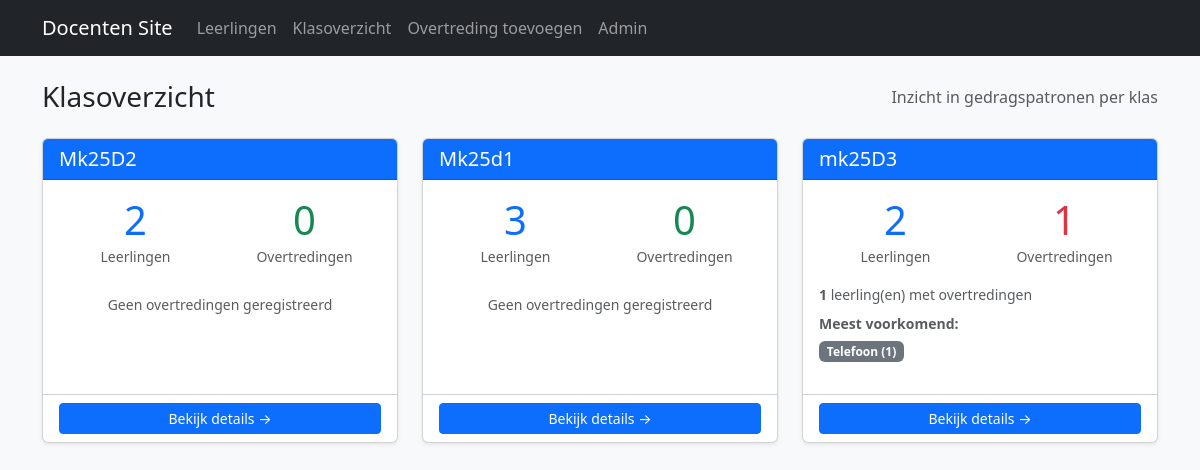
The page /klassen/ on the database as committed earlier.
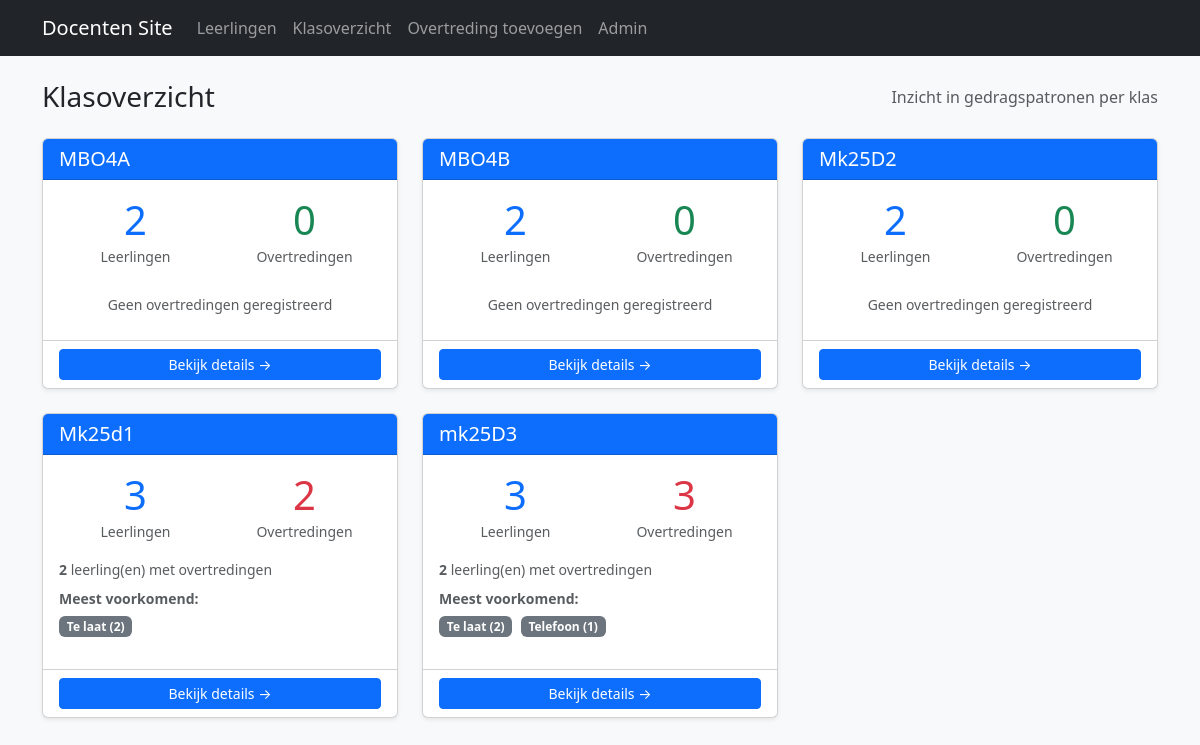
The same page on the database as committed later.
### core/models.py (models this page shows, shortened)
class SchoolClass(models.Model):
    name = models.CharField(max_length=50, unique=True)  # bijv. "MBO4A"

class ViolationType(models.Model):
    name = models.CharField(max_length=120, unique=True)   # "Te laat", "Telefoon"
    severity = models.PositiveSmallIntegerField(default=1) # 1-5
    allow_free_text_amount = models.BooleanField(
        default=False,
        help_text="Bijv. te laat komen: docent kan minuten invullen."
    )

### core/views.py (the view)
# urls.py: path("klassen/", views.class_overview, name="class_overview"),
def class_overview(request):
    classes = SchoolClass.objects.annotate(
        total_students=Count('students'),
        total_violations=Count('students__violations'),
        students_with_violations=Count('students', filter=Q(students__violations__isnull=False), distinct=True)
    ).order_by('name')
    classes_with_stats = []
    for school_class in classes:
        violations = Violation.objects.filter(student__school_class=school_class)
        violations_by_type = violations.values('violation_type__name').annotate(
            count=Count('id')
        ).order_by('-count')
        top_violations = violations_by_type[:5]
        top_students = Student.objects.filter(
            school_class=school_class
        ).annotate(
            violation_count=Count('violations')
        ).filter(
            violation_count__gt=0
        ).order_by('-violation_count')[:5]
        classes_with_stats.append({
            'class': school_class,
            'total_students': school_class.total_students,
            'total_violations': school_class.total_violations,
            'students_with_violations': school_class.students_with_violations,
            'violations_by_type': top_violations,
            'top_students': top_students,
        })
    return render(request, "core/class_overview.html", {
        "classes_with_stats": classes_with_stats,
    })

### core/templates/core/class_overview.html (shortened to what this page needs)
{% extends "core/base.html" %}
{% block content %}
<div class="d-flex justify-content-between align-items-center mb-4">
  <h1 class="h3 mb-0">Klasoverzicht</h1>
  <p class="text-muted mb-0">Inzicht in gedragspatronen per klas</p>
</div>
{% if classes_with_stats %}
  <div class="row g-4">
    {% for stats in classes_with_stats %}
      <div class="col-12 col-md-6 col-lg-4">
        <div class="card shadow-sm h-100">
          <div class="card-header bg-primary text-white">
            <h5 class="card-title mb-0">{{ stats.class.name }}</h5>
          </div>
          <div class="card-body">
            <div class="row g-3 mb-3">
              <div class="col-6">
                <div class="text-center">
                  <div class="display-6 text-primary">{{ stats.total_students }}</div>
                  <small class="text-muted">Leerlingen</small>
                </div>
              </div>
              <div class="col-6">
                <div class="text-center">
                  <div class="display-6 {% if stats.total_violations > 0 %}text-danger{% else %}text-success{% endif %}">
                    {{ stats.total_violations }}
                  </div>
                  <small class="text-muted">Overtredingen</small>
                </div>
              </div>
            </div>
            {% if stats.total_violations > 0 %}
              <div class="mb-3">
                <small class="text-muted d-block mb-2">
                  <strong>{{ stats.students_with_violations }}</strong> leerling(en) met overtredingen
                </small>
                {% if stats.violations_by_type %}
                  <div class="mb-2">
                    <small class="text-muted d-block mb-1"><strong>Meest voorkomend:</strong></small>
                    {% for vtype in stats.violations_by_type|slice:":3" %}
                      <span class="badge bg-secondary me-1">
                        {{ vtype.violation_type__name }} ({{ vtype.count }})
                      </span>
                    {% endfor %}
                  </div>
                {% endif %}
              </div>
            {% else %}
              <div class="text-center text-muted py-2">
                <small>Geen overtredingen geregistreerd</small>
              </div>
            {% endif %}
          </div>
          <div class="card-footer bg-transparent">
            <a href="{% url 'class_detail' stats.class.id %}" class="btn btn-primary btn-sm w-100">
              Bekijk details →
            </a>
          </div>
        </div>
      </div>
    {% endfor %}
  </div>
{% else %}
  <div class="alert alert-info">
    <p class="mb-0">Er zijn nog geen klassen geregistreerd.</p>
  </div>
{% endif %}
{% endblock %}

Rows that differ between the two databases and show on the page:
added SchoolClass: class.name "MBO4A", total_students "2", total_violations "0", shows "Geen overtredingen geregistreerd"
added SchoolClass: class.name "MBO4B", total_students "2", total_violations "0", shows "Geen overtredingen geregistreerd"
shown differently, row unchanged: SchoolClass "Mk25d1": gains ViolationType (violation_type__name "Te laat", count "2"); total_violations "0" → "2"; students_with_violations (not shown) → "2"; text "Geen overtredingen geregistreerd" → "leerling(en) met overtredingen Meest voorkomend:"
computed for SchoolClass "mk25D3": gains ViolationType (violation_type__name "Te laat", count "2"); total_students "2" → "3"; total_violations "1" → "3"; students_with_violations "1" → "2"
